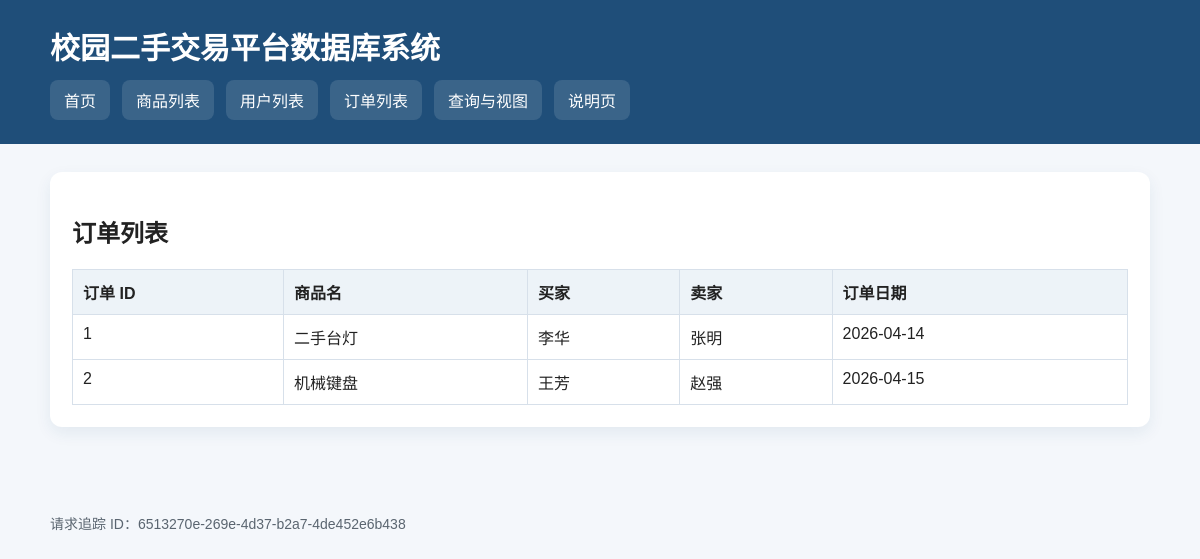
The page /orders on the database its author committed.
### tables this page shows
CREATE TABLE orders (
    order_id INTEGER PRIMARY KEY AUTOINCREMENT,
    buyer_id TEXT NOT NULL,
    item_id TEXT NOT NULL UNIQUE,
    order_date TEXT NOT NULL,
    FOREIGN KEY (buyer_id) REFERENCES user(user_id),
    FOREIGN KEY (item_id) REFERENCES item(item_id)
);

CREATE TABLE item (
    item_id TEXT PRIMARY KEY,
    item_name TEXT NOT NULL,
    category TEXT NOT NULL,
    price REAL NOT NULL CHECK (price >= 0),
    status INTEGER NOT NULL DEFAULT 0 CHECK (status IN (0, 1)),
    seller_id TEXT NOT NULL,
    description TEXT NOT NULL DEFAULT '',
    created_at TEXT NOT NULL DEFAULT (DATE('now')),
    FOREIGN KEY (seller_id) REFERENCES user(user_id)
);

CREATE TABLE user (
    user_id TEXT PRIMARY KEY,
    user_name TEXT NOT NULL,
    phone TEXT NOT NULL,
    email TEXT NOT NULL UNIQUE
);

### app.py (the view)
@app.route("/orders")
def orders() -> str:
    order_list = query_db(
        """
        SELECT orders.order_id, orders.order_date, item.item_name,
               buyer.user_name AS buyer_name, seller.user_name AS seller_name
        FROM orders
        JOIN item ON orders.item_id = item.item_id
        JOIN user AS buyer ON orders.buyer_id = buyer.user_id
        JOIN user AS seller ON item.seller_id = seller.user_id
        ORDER BY orders.order_id
        """
    )
    return render_template("orders.html", orders=order_list)

### app.py (called while the page is built)
def log_event(level: int, message: str, **extra: Any) -> None:
    payload = {"request_id": getattr(g, "request_id", "-")}
    payload.update(extra)
    logger.log(level, f"{message} | {payload}", extra={"request_id": payload["request_id"]})

@app.after_request
def add_security_headers(response):  # type: ignore[no-untyped-def]
    response.headers.setdefault("X-Content-Type-Options", "nosniff")
    response.headers.setdefault("X-Frame-Options", "DENY")
    response.headers.setdefault("Referrer-Policy", "no-referrer")
    response.headers.setdefault("Cache-Control", "no-store")
    response.headers.setdefault("Content-Security-Policy", "default-src 'self'; style-src 'self' 'unsafe-inline'")
    log_event(logging.INFO, "request_completed", method=request.method, path=request.path, status=response.status_code)
    return response

def get_csrf_token() -> str:
    token = session.get("csrf_token")
    if not token:
        token = secrets.token_urlsafe(32)
        session["csrf_token"] = token
    return str(token)

@app.before_request
def csrf_protect():  # type: ignore[no-untyped-def]
    g.request_id = str(uuid.uuid4())
    if request.method in {"POST", "PUT", "PATCH", "DELETE"}:
        sent = request.form.get("csrf_token", "")
        expected = session.get("csrf_token", "")
        if not expected or not sent or not secrets.compare_digest(str(expected), str(sent)):
            abort(403)
        session["csrf_token"] = secrets.token_urlsafe(32)

@app.context_processor
def inject_globals():  # type: ignore[no-untyped-def]
    return {
        "csrf_token": get_csrf_token(),
        "app_env": APP_ENV,
        "is_admin": bool(session.get("is_admin", False)),
        "request_id": getattr(g, "request_id", "-"),
    }

def get_db() -> sqlite3.Connection:
    if "db" not in g:
        ensure_database()
        conn = sqlite3.connect(DATABASE)
        conn.row_factory = sqlite3.Row
        conn.execute("PRAGMA foreign_keys = ON")
        g.db = conn
    return g.db

def query_db(sql: str, params: tuple[Any, ...] = ()) -> list[sqlite3.Row]:
    return get_db().execute(sql, params).fetchall()

def ensure_database() -> None:
    if not DATABASE.exists():
        try:
            init_db()
        except sqlite3.OperationalError:
            pass

### templates/orders.html (shortened to what this page needs)
{% extends "base.html" %}
{% block content %}
<section class="card">
    <h2>订单列表</h2>
    <table>
        <thead>
            <tr>
                <th>订单 ID</th>
                <th>商品名</th>
                <th>买家</th>
                <th>卖家</th>
                <th>订单日期</th>
            </tr>
        </thead>
        <tbody>
            {% for order in orders %}
            <tr>
                <td>{{ order.order_id }}</td>
                <td>{{ order.item_name }}</td>
                <td>{{ order.buyer_name }}</td>
                <td>{{ order.seller_name }}</td>
                <td>{{ order.order_date }}</td>
            </tr>
            {% endfor %}
        </tbody>
    </table>
</section>
{% endblock %}

### static/style.css (style rules this page uses)
body { margin: 0; font-family: "Microsoft YaHei", sans-serif; background: #f4f7fb; color: #222; }
.card { background: #fff; border-radius: 12px; padding: 22px; margin-bottom: 22px; box-shadow: 0 6px 16px rgba(31, 78, 121, 0.08); }
table { width: 100%; border-collapse: collapse; margin-top: 12px; }
th, td { border: 1px solid #d7e0ea; padding: 10px; text-align: left; vertical-align: top; }
th { background: #edf3f8; }

### rows shown on the page
orders: order_id "1", item_name "二手台灯", buyer_name "李华", seller_name "张明", order_date "2026-04-14"
orders: order_id "2", item_name "机械键盘", buyer_name "王芳", seller_name "赵强", order_date "2026-04-15"

### other values the page prints
{{ request_id }} "6513270e-269e-4d37-b2a7-4de452e6b438"
